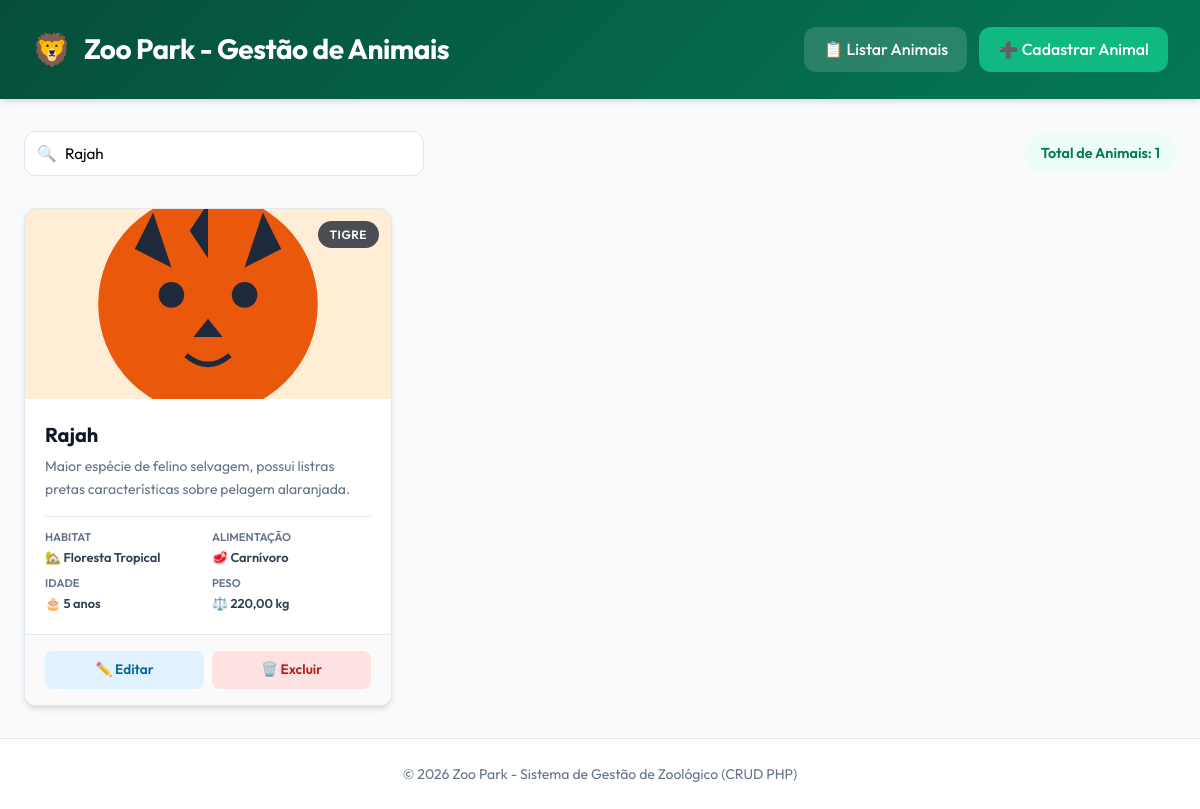
/index.php?busca=Rajah, run on the app's committed database.
### tables this page shows
CREATE TABLE animais (
    id INT AUTO_INCREMENT PRIMARY KEY,
    nome VARCHAR(100) NOT NULL,
    especie VARCHAR(100) NOT NULL,
    descricao TEXT,
    habitat VARCHAR(100) NOT NULL,
    alimentacao VARCHAR(100) NOT NULL,
    idade INT NOT NULL,
    peso DECIMAL(8,2) NOT NULL,
    foto VARCHAR(255) NOT NULL,
    data_cadastro DATETIME DEFAULT CURRENT_TIMESTAMP
);

### index.php (the view, shortened to what this page needs)
<?php
require_once 'config/conexao.php';
$busca = isset($_GET['busca']) ? trim($_GET['busca']) : '';
if (!empty($busca)) {
    $stmt = $conexao->prepare("SELECT * FROM animais WHERE nome LIKE ? OR especie LIKE ? OR habitat LIKE ? ORDER BY id DESC");
    $searchTerm = "%{$busca}%";
    $stmt->bind_param("sss", $searchTerm, $searchTerm, $searchTerm);
    $stmt->execute();
    $result = $stmt->get_result();
} else {
    $result = $conexao->query("SELECT * FROM animais ORDER BY id DESC");
}
$total_animais = $result ? $result->num_rows : 0;
?>
<!DOCTYPE html>
<html lang="pt-BR">
<head>
    <link rel="stylesheet" href="css/style.css">
</head>
<body>
    <header>
        <div class="header-container">
            <div class="logo-section">
                <span class="logo-icon">🦁</span>
                <h1>Zoo Park - Gestão de Animais</h1>
            </div>
            <nav>
                <a href="index.php" class="nav-btn">📋 Listar Animais</a>
                <a href="cadastrar.php" class="nav-btn primary">➕ Cadastrar Animal</a>
            </nav>
        </div>
    </header>
    <main>
        <div class="controls-bar">
            <div class="search-box">
                <form action="index.php" method="GET">
                    <input type="text" name="busca" id="searchInput" placeholder="Buscar por nome, espécie ou habitat..." value="<?= htmlspecialchars($busca) ?>" onkeyup="filterCards()">
                </form>
            </div>
            <div class="stats-badge">
                Total de Animais: <span><?= $total_animais ?></span>
            </div>
        </div>
        <?php if ($total_animais > 0): ?>
            <div class="cards-grid" id="cardsGrid">
                <?php while ($animal = $result->fetch_assoc()): ?>
                    <?php
                        $foto_path = "uploads/" . htmlspecialchars($animal['foto']);
                    ?>
                    <div class="animal-card" data-nome="<?= strtolower(htmlspecialchars($animal['nome'])) ?>" data-especie="<?= strtolower(htmlspecialchars($animal['especie'])) ?>" data-habitat="<?= strtolower(htmlspecialchars($animal['habitat'])) ?>">
                        <div class="card-image-container">
                            <img src="<?= $foto_path ?>" alt="<?= htmlspecialchars($animal['nome']) ?>">
                            <span class="specie-badge"><?= htmlspecialchars($animal['especie']) ?></span>
                        </div>
                        <div class="card-body">
                            <h3 class="animal-title"><?= htmlspecialchars($animal['nome']) ?></h3>
                            <p class="animal-description"><?= htmlspecialchars($animal['descricao']) ?></p>
                            <div class="info-tags">
                                <div class="info-item">
                                    <span class="label">Habitat</span>
                                    <span class="value">🏡 <?= htmlspecialchars($animal['habitat']) ?></span>
                                </div>
                                <div class="info-item">
                                    <span class="label">Alimentação</span>
                                    <span class="value">🥩 <?= htmlspecialchars($animal['alimentacao']) ?></span>
                                </div>
                                <div class="info-item">
                                    <span class="label">Idade</span>
                                    <span class="value">🎂 <?= $animal['idade'] ?> <?= $animal['idade'] == 1 ? 'ano' : 'anos' ?></span>
                                </div>
                                <div class="info-item">
                                    <span class="label">Peso</span>
                                    <span class="value">⚖️ <?= number_format($animal['peso'], 2, ',', '.') ?> kg</span>
                                </div>
                            </div>
                        </div>
                        <div class="card-actions">
                            <a href="editar.php?id=<?= $animal['id'] ?>" class="btn btn-edit">✏️ Editar</a>
                            <a href="excluir.php?id=<?= $animal['id'] ?>" class="btn btn-delete" onclick="return confirm('Tem certeza que deseja excluir <?= htmlspecialchars($animal['nome']) ?>?');">🗑️ Excluir</a>
                        </div>
                    </div>
                <?php endwhile; ?>
            </div>
        <?php endif; ?>
    </main>
    <footer>
        <p>&copy; <?= date('Y') ?> Zoo Park - Sistema de Gestão de Zoológico (CRUD PHP)</p>
    </footer>
</body>
</html>

### data on the page
animais: foto (picture), especie "TIGRE", nome "Rajah", descricao "Maior espécie de felino selvagem, possui listras pretas características sobre pelagem alaranjada.", habitat "Floresta Tropical", alimentacao "Carnívoro", idade "5", shows "anos", peso "220,00"

### other printed values
$total_animais "1"
